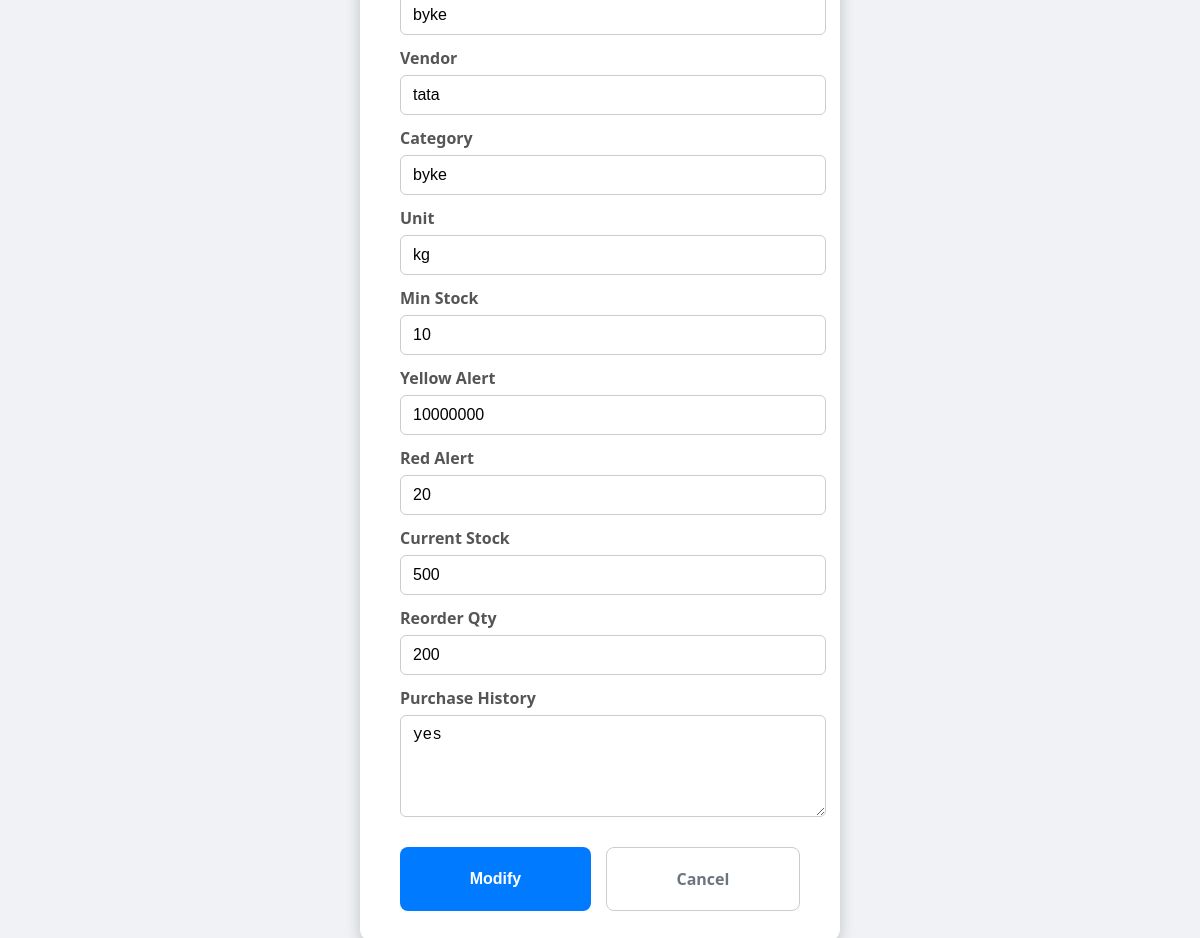
The page /modify_material/6 on the database as committed earlier.
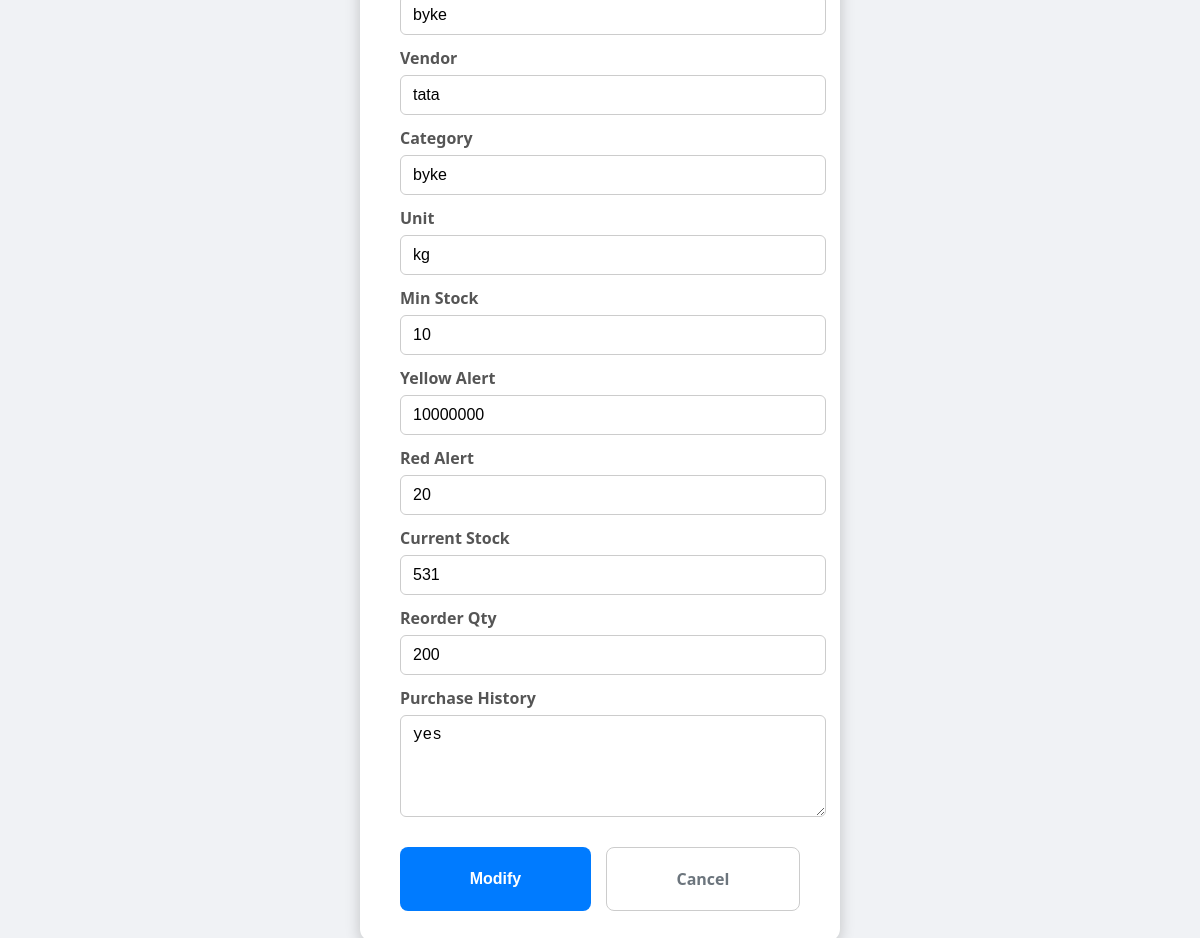
The same page on the database as committed later.
### app.py (models this page shows)
class Material(db.Model):
    id = db.Column(db.Integer, primary_key=True)
    material_code = db.Column(db.String(50), unique=True, nullable=False)
    material_name = db.Column(db.String(100), nullable=False)
    vendor = db.Column(db.String(100))
    item_category = db.Column(db.String(100))
    unit_of_measurement = db.Column(db.String(50))
    minimum_stock_level = db.Column(db.Integer)
    current_stock = db.Column(db.Integer)
    reorder_quantity = db.Column(db.Integer)
    purchase_history = db.Column(db.Text)
    yellow_alert = db.Column(db.Integer, nullable=True)
    red_alert = db.Column(db.Integer, nullable=True)

### app.py (the view, shortened to what this page needs)
@app.route('/modify_material/<int:material_id>', methods=['GET', 'POST'])
def modify_material(material_id):
    material = Material.query.get_or_404(material_id)
    return render_template('modify_material.html', material=material)

### templates/modify_material.html (shortened to what this page needs)
<!DOCTYPE html>
<html lang="en">
<head>
</head>
<body>
  <div class="container">
    <form method="POST">
      <input type="text" id="material_name" name="material_name" value="{{ material.material_name }}" required />
      <label for="vendor">Vendor</label>
      <input type="text" id="vendor" name="vendor" value="{{ material.vendor }}" />
      <label for="item_category">Category</label>
      <input type="text" id="item_category" name="item_category" value="{{ material.item_category }}" />
      <label for="unit_of_measurement">Unit</label>
      <input type="text" id="unit_of_measurement" name="unit_of_measurement" value="{{ material.unit_of_measurement }}" />
      <label for="minimum_stock_level">Min Stock</label>
      <input type="number" id="minimum_stock_level" name="minimum_stock_level" value="{{ material.minimum_stock_level }}" min="0" />
      <label for="yellow_alert">Yellow Alert</label>
      <input type="number" id="yellow_alert" name="yellow_alert" value="{{ material.yellow_alert if material.yellow_alert is defined else '' }}" min="0" placeholder="Enter yellow alert threshold" />
      <label for="red_alert">Red Alert</label>
      <input type="number" id="red_alert" name="red_alert" value="{{ material.red_alert if material.red_alert is defined else '' }}" min="0" placeholder="Enter red alert threshold" />
      <label for="current_stock">Current Stock</label>
      <input type="number" id="current_stock" name="current_stock" value="{{ material.current_stock }}" min="0" />
      <label for="reorder_quantity">Reorder Qty</label>
      <input type="number" id="reorder_quantity" name="reorder_quantity" value="{{ material.reorder_quantity }}" min="0" />
      <label for="purchase_history">Purchase History</label>
      <textarea id="purchase_history" name="purchase_history">{{ material.purchase_history }}</textarea>
      <div class="button-group">
        <button type="submit">Modify</button>
        <a href="{{ url_for('show_materials') }}" class="cancel-link">Cancel</a>
      </div>
    </form>
  </div>
</body>
</html>

Rows that differ between the two databases and show on the page:
changed Material "byke": current_stock "500" → "531"
